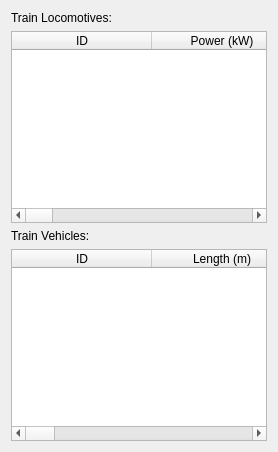
                 <widget class="QWidget" name="tab_6">
                  <attribute name="title">
                   <string>Define Vehicles</string>
                  </attribute>
                  <layout class="QGridLayout" name="gridLayout_15">
                   <item row="0" column="0">
                    <layout class="QVBoxLayout" name="verticalLayout_2">
                     <item>
                      <widget class="QLabel" name="label_15">
                       <property name="text">
                        <string>Train Locomotives:</string>
                       </property>
                      </widget>
                     </item>
                     <item>
                      <widget class="CustomTableWidget" name="table_newLocomotive">
                       <attribute name="horizontalHeaderDefaultSectionSize">
                        <number>140</number>
                       </attribute>
                       <column>
                        <property name="text">
                         <string>ID</string>
                        </property>
                       </column>
                       <column>
                        <property name="text">
                         <string>Power (kW)</string>
                        </property>
                       </column>
                       <column>
                        <property name="text">
                         <string>Transmission Eff.</string>
                        </property>
                       </column>
                       <column>
                        <property name="text">
                         <string>Length (m)</string>
                        </property>
                       </column>
                       <column>
                        <property name="text">
                         <string>Streamlining Coef.</string>
                        </property>
                       </column>
                       <column>
                        <property name="text">
                         <string>Frontal Area (sq m)</string>
                        </property>
                       </column>
                       <column>
                        <property name="text">
                         <string>Weight (t)</string>
                        </property>
                       </column>
                       <column>
                        <property name="text">
                         <string>Number of Axles</string>
                        </property>
                       </column>
                       <column>
                        <property name="text">
                         <string>Energy Type</string>
                        </property>
                       </column>
                      </widget>
                     </item>
                     <item>
                      <widget class="QLabel" name="label_14">
                       <property name="text">
                        <string>Train Vehicles:</string>
                       </property>
                      </widget>
                     </item>
                     <item>
                      <widget class="CustomTableWidget" name="table_newCar">
                       <attribute name="horizontalHeaderDefaultSectionSize">
                        <number>140</number>
                       </attribute>
                       <column>
                        <property name="text">
                         <string>ID</string>
                        </property>
                       </column>
                       <column>
                        <property name="text">
                         <string>Length (m)</string>
                        </property>
                       </column>
                       <column>
                        <property name="text">
                         <string>Streamlining Coef.</string>
                        </property>
                       </column>
                       <column>
                        <property name="text">
                         <string>Frontal Area (sq m)</string>
                        </property>
                       </column>
                       <column>
                        <property name="text">
                         <string>Empty Weight (t)</string>
                        </property>
                       </column>
                       <column>
                        <property name="text">
                         <string>Current Weight (t)</string>
                        </property>
                       </column>
                       <column>
                        <property name="text">
                         <string>Number of Axles</string>
                        </property>
                       </column>
                       <column>
                        <property name="text">
                         <string>Type</string>
                        </property>
                       </column>
                      </widget>
                     </item>
                    </layout>
                   </item>
                  </layout>
                 </widget>
